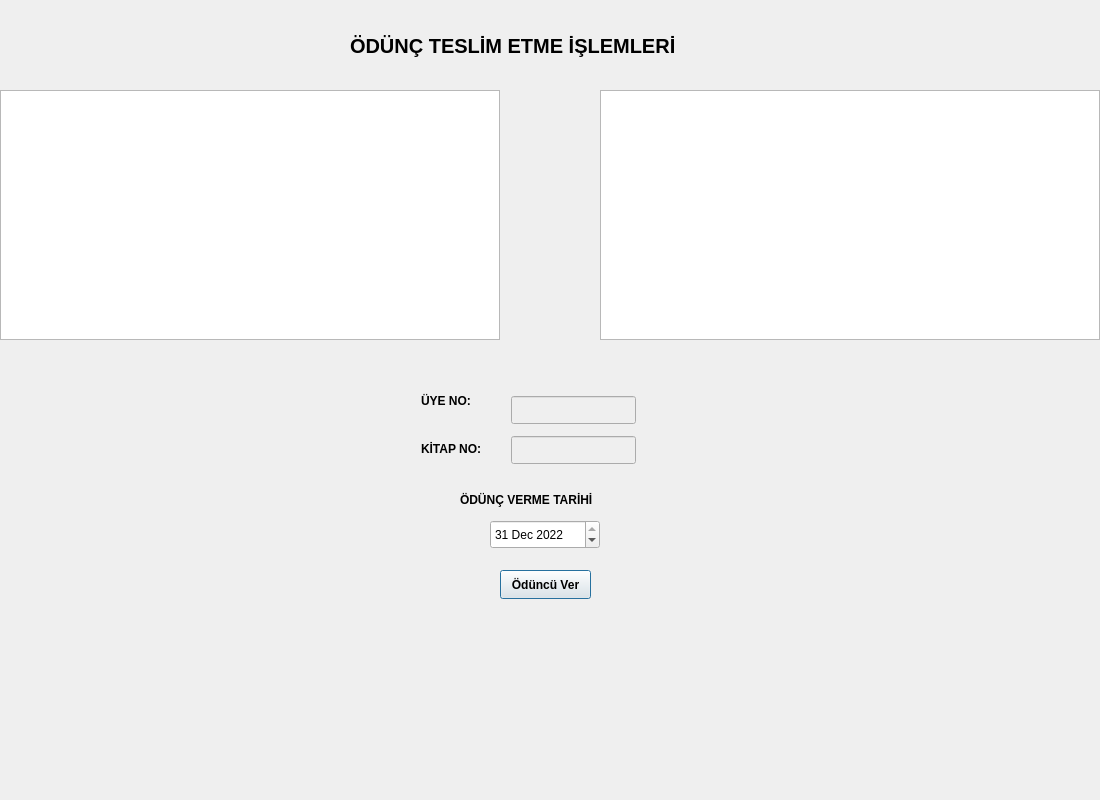
<?xml version="1.0" encoding="UTF-8"?>
<ui version="4.0">
 <class>odunc_teslim</class>
 <widget class="QDialog" name="odunc_teslim">
  <property name="geometry">
   <rect>
    <x>0</x>
    <y>0</y>
    <width>1100</width>
    <height>800</height>
   </rect>
  </property>
  <property name="palette">
   <palette>
    <active>
     <colorrole role="WindowText">
      <brush brushstyle="SolidPattern">
       <color alpha="255">
        <red>255</red>
        <green>0</green>
        <blue>0</blue>
       </color>
      </brush>
     </colorrole>
    </active>
    <inactive>
     <colorrole role="WindowText">
      <brush brushstyle="SolidPattern">
       <color alpha="255">
        <red>0</red>
        <green>0</green>
        <blue>0</blue>
       </color>
      </brush>
     </colorrole>
    </inactive>
    <disabled>
     <colorrole role="WindowText">
      <brush brushstyle="SolidPattern">
       <color alpha="255">
        <red>120</red>
        <green>120</green>
        <blue>120</blue>
       </color>
      </brush>
     </colorrole>
    </disabled>
   </palette>
  </property>
  <property name="windowTitle">
   <string>Dialog</string>
  </property>
  <widget class="QTableView" name="tableView_alinan">
   <property name="geometry">
    <rect>
     <x>0</x>
     <y>90</y>
     <width>500</width>
     <height>250</height>
    </rect>
   </property>
  </widget>
  <widget class="QTableView" name="tableView_teslim">
   <property name="geometry">
    <rect>
     <x>600</x>
     <y>90</y>
     <width>500</width>
     <height>250</height>
    </rect>
   </property>
  </widget>
  <widget class="QLineEdit" name="ln_uye_no">
   <property name="enabled">
    <bool>false</bool>
   </property>
   <property name="geometry">
    <rect>
     <x>511</x>
     <y>396</y>
     <width>125</width>
     <height>28</height>
    </rect>
   </property>
  </widget>
  <widget class="QLineEdit" name="ln_kitap_no">
   <property name="enabled">
    <bool>false</bool>
   </property>
   <property name="geometry">
    <rect>
     <x>511</x>
     <y>436</y>
     <width>125</width>
     <height>28</height>
    </rect>
   </property>
  </widget>
  <widget class="QLabel" name="label">
   <property name="geometry">
    <rect>
     <x>421</x>
     <y>391</y>
     <width>59</width>
     <height>20</height>
    </rect>
   </property>
   <property name="palette">
    <palette>
     <active>
      <colorrole role="WindowText">
       <brush brushstyle="SolidPattern">
        <color alpha="255">
         <red>0</red>
         <green>0</green>
         <blue>0</blue>
        </color>
       </brush>
      </colorrole>
     </active>
     <inactive>
      <colorrole role="WindowText">
       <brush brushstyle="SolidPattern">
        <color alpha="255">
         <red>0</red>
         <green>0</green>
         <blue>0</blue>
        </color>
       </brush>
      </colorrole>
     </inactive>
     <disabled>
      <colorrole role="WindowText">
       <brush brushstyle="SolidPattern">
        <color alpha="255">
         <red>120</red>
         <green>120</green>
         <blue>120</blue>
        </color>
       </brush>
      </colorrole>
     </disabled>
    </palette>
   </property>
   <property name="font">
    <font>
     <bold>true</bold>
    </font>
   </property>
   <property name="text">
    <string>ÜYE NO:</string>
   </property>
  </widget>
  <widget class="QLabel" name="label_2">
   <property name="geometry">
    <rect>
     <x>421</x>
     <y>439</y>
     <width>74</width>
     <height>20</height>
    </rect>
   </property>
   <property name="palette">
    <palette>
     <active>
      <colorrole role="WindowText">
       <brush brushstyle="SolidPattern">
        <color alpha="255">
         <red>0</red>
         <green>0</green>
         <blue>0</blue>
        </color>
       </brush>
      </colorrole>
     </active>
     <inactive>
      <colorrole role="WindowText">
       <brush brushstyle="SolidPattern">
        <color alpha="255">
         <red>0</red>
         <green>0</green>
         <blue>0</blue>
        </color>
       </brush>
      </colorrole>
     </inactive>
     <disabled>
      <colorrole role="WindowText">
       <brush brushstyle="SolidPattern">
        <color alpha="255">
         <red>120</red>
         <green>120</green>
         <blue>120</blue>
        </color>
       </brush>
      </colorrole>
     </disabled>
    </palette>
   </property>
   <property name="font">
    <font>
     <bold>true</bold>
    </font>
   </property>
   <property name="text">
    <string>KİTAP NO:</string>
   </property>
  </widget>
  <widget class="QPushButton" name="btn_ver">
   <property name="geometry">
    <rect>
     <x>500</x>
     <y>570</y>
     <width>91</width>
     <height>29</height>
    </rect>
   </property>
   <property name="font">
    <font>
     <bold>true</bold>
    </font>
   </property>
   <property name="text">
    <string>Ödüncü Ver</string>
   </property>
  </widget>
  <widget class="QDateEdit" name="tarih">
   <property name="geometry">
    <rect>
     <x>490</x>
     <y>520</y>
     <width>110</width>
     <height>29</height>
    </rect>
   </property>
   <property name="dateTime">
    <datetime>
     <hour>15</hour>
     <minute>0</minute>
     <second>0</second>
     <year>2022</year>
     <month>12</month>
     <day>31</day>
    </datetime>
   </property>
  </widget>
  <widget class="QLabel" name="label_3">
   <property name="geometry">
    <rect>
     <x>460</x>
     <y>490</y>
     <width>161</width>
     <height>20</height>
    </rect>
   </property>
   <property name="palette">
    <palette>
     <active>
      <colorrole role="WindowText">
       <brush brushstyle="SolidPattern">
        <color alpha="255">
         <red>0</red>
         <green>0</green>
         <blue>0</blue>
        </color>
       </brush>
      </colorrole>
     </active>
     <inactive>
      <colorrole role="WindowText">
       <brush brushstyle="SolidPattern">
        <color alpha="255">
         <red>0</red>
         <green>0</green>
         <blue>0</blue>
        </color>
       </brush>
      </colorrole>
     </inactive>
     <disabled>
      <colorrole role="WindowText">
       <brush brushstyle="SolidPattern">
        <color alpha="255">
         <red>120</red>
         <green>120</green>
         <blue>120</blue>
        </color>
       </brush>
      </colorrole>
     </disabled>
    </palette>
   </property>
   <property name="font">
    <font>
     <bold>true</bold>
    </font>
   </property>
   <property name="text">
    <string>ÖDÜNÇ VERME TARİHİ</string>
   </property>
  </widget>
  <widget class="QLabel" name="label_4">
   <property name="geometry">
    <rect>
     <x>350</x>
     <y>30</y>
     <width>401</width>
     <height>31</height>
    </rect>
   </property>
   <property name="font">
    <font>
     <pointsize>15</pointsize>
     <bold>true</bold>
    </font>
   </property>
   <property name="text">
    <string>ÖDÜNÇ TESLİM ETME İŞLEMLERİ</string>
   </property>
  </widget>
 </widget>
 <resources/>
 <connections/>
</ui>
